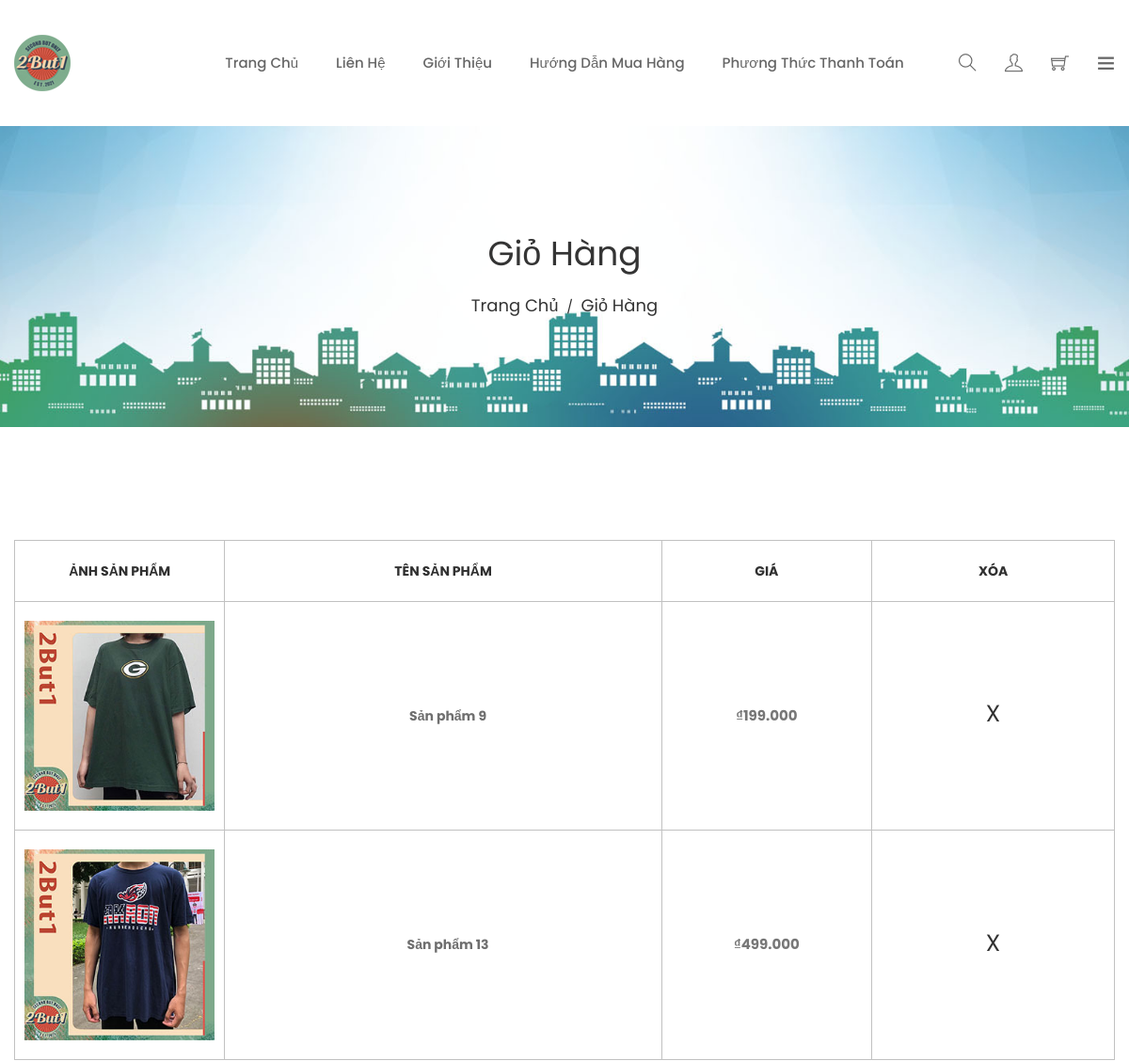
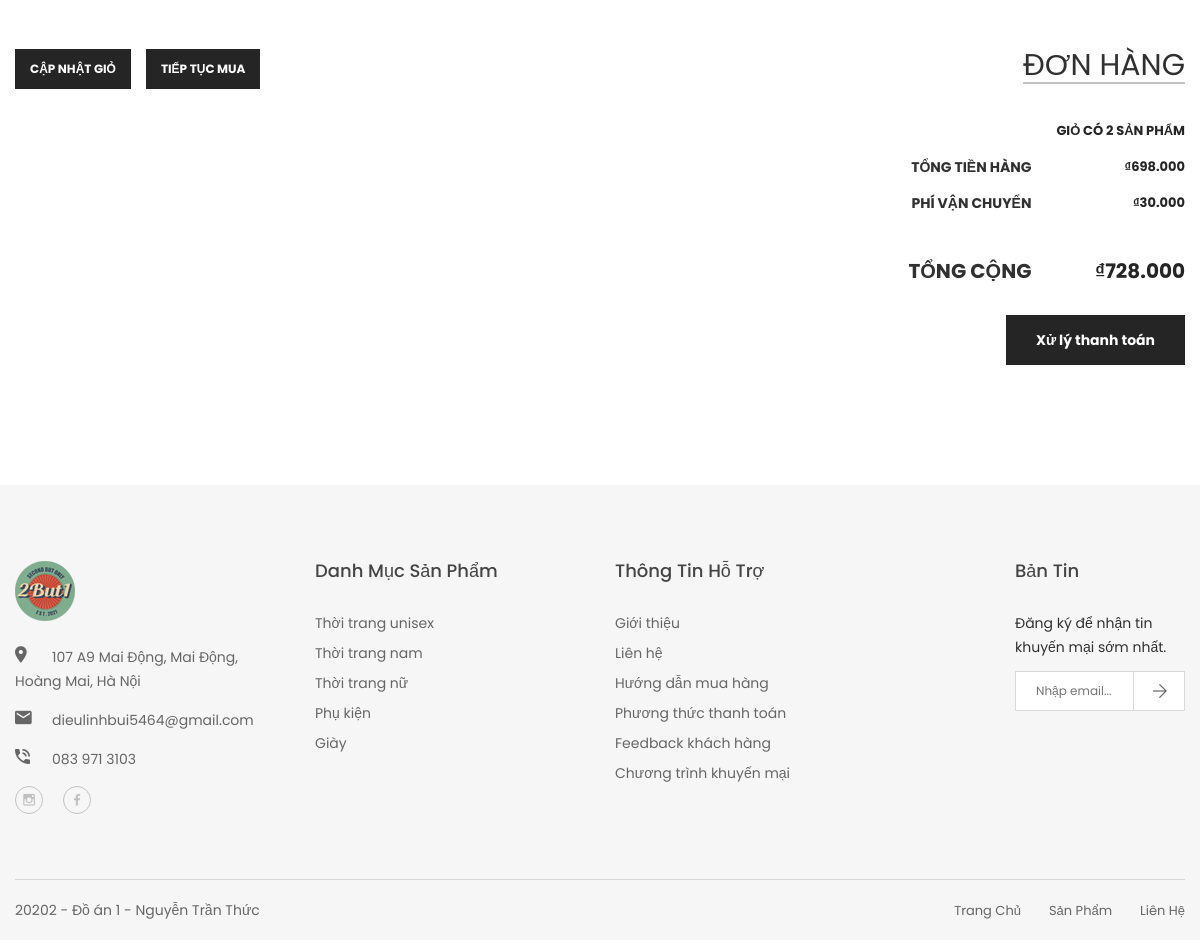
Screenshot of /carts/ with the database file from the repository (2 pictures, top to bottom).
### products/models.py (models this page shows)
class product(models.Model):
	prod_id = models.AutoField(primary_key = True)
	cate_id = models.ForeignKey(category, on_delete = models.CASCADE)
	prod_name = models.CharField(max_length = 100)
	prod_price = models.DecimalField(max_digits=6, decimal_places=3)
	prod_description = models.TextField()
	prod_imgage = models.CharField(max_length = 30)
	prod_imgage_detail = models.CharField(max_length = 50, null = True)
	prod_status = models.BooleanField(default = True)

### carts/views.py (the view)
# urls.py: path('', views.carts, name='carts'),
def carts(request):
	item = product.objects.filter(cartitem__cart_id=1)
	context = {
		'item' : item,
		'count' : item.count()
	}
	return render(request, 'store/carts.html', context)

### carts/templatetags/carts_extra.py (called while the page is built)
@register.filter
def total(item):
	total = 0
	for i in item:
		total += i.prod_price
	return total

@register.filter
def sumtotal(item):
	total = 0
	for i in item:
		total += i.prod_price
	return total + Decimal(30.000)

### templates/store/carts.html (shortened to what this page needs)
{% extends 'home.html' %}
{% load static %}
{% load carts_extra %}
		{% block content %}
        <div class="ht__bradcaump__area" style="background: rgba(0, 0, 0, 0) url({% static 'images/bg/3.jpg' %}) no-repeat scroll center center / cover ;">
            <div class="ht__bradcaump__wrap">
                <div class="container">
                    <div class="row">
                        <div class="col-xs-12">
                            <div class="bradcaump__inner text-center">
                                <h2 class="bradcaump-title">Giỏ hàng</h2>
                                <nav class="bradcaump-inner">
                                  <a class="breadcrumb-item" href="{% url 'home' %}">Trang chủ</a>
                                  <span class="brd-separetor">/</span>
                                  <span class="breadcrumb-item active">Giỏ hàng</span>
                                </nav>
                            </div>
                        </div>
                    </div>
                </div>
            </div>
        </div>
        <div class="cart-main-area ptb--120 bg__white">
            <div class="container">
                <div class="row">
                    <div class="col-md-12 col-sm-12 col-xs-12">
                        <form action="#">
                            <div class="table-content table-responsive">
                                <table>
                                    <thead>
                                        <tr>
                                            <th class="product-thumbnail">Ảnh sản phẩm</th>
                                            <th class="product-name">Tên sản phẩm</th>
                                            <th class="product-price">Giá</th>
                                            <th class="product-remove">Xóa</th>
                                        </tr>
                                    </thead>
                                    <tbody>
                                        {% for i in item %}
                                        <tr>
                                            <td class="product-thumbnail"><a href="{% url 'products:product_detail' i.prod_id %}"><img src="{% static i.prod_imgage %}" alt="product img" /></a></td>
                                            <td class="product-name"><a href="{% url 'products:product_detail' i.prod_id %}">{{ i.prod_name }}</a></td>
                                            <td class="product-price"><span class="amount">₫{{ i.prod_price }}</span></td>
                                            <td class="product-remove"><a href="#">X</a></td>
                                        </tr>
                                        {% endfor %}
                                    </tbody>
                                </table>
                            </div>
                            <div class="row">
                                <div class="col-md-8 col-sm-7 col-xs-12">
                                    <div class="buttons-cart">
                                        <input type="submit" value="Cập nhật giỏ" />
                                        <a href="{% url 'home' %}">Tiếp tục mua</a>
                                    </div>
                                </div>
                                <div class="col-md-4 col-sm-5 col-xs-12">
                                    <div class="cart_totals">
                                        <h2>Đơn hàng</h2>
                                        <table>
                                            <tbody>
                                                <tr class="cart-subtotal">
                                                    <th></th>
                                                    <td><span class="amount">Giỏ có {{ count }} sản phẩm</span></td>
                                                </tr>
                                                <tr class="cart-subtotal">
                                                    <th>Tổng tiền hàng</th>
                                                    <td><span class="amount">₫{{ item|total }}</span></td>
                                                </tr>
                                                <tr class="shipping">
                                                    <th>Phí vận chuyển</th>
                                                    <td>
                                                        <ul id="shipping_method">
                                                            <li>
                                                                <label>
                                                                    <span class="amount">₫30.000</span>
                                                                </label>
                                                            </li>
                                                        </ul>
                                                    </td>
                                                </tr>
                                                <tr class="order-total">
                                                    <th>Tổng cộng</th>
                                                    <td>
                                                        <strong><span class="amount">₫{{ item|sumtotal }}</span></strong>
                                                    </td>
                                                </tr>
                                            </tbody>
                                        </table>
                                        <div class="wc-proceed-to-checkout">
                                            <a href="{% url 'checkout' %}">Xử lý thanh toán</a>
                                        </div>
                                    </div>
                                </div>
                            </div>
                        </form>
                    </div>
                </div>
            </div>
        </div>
        {% endblock %}

### static/css/shortcode/default.css (style rules this page uses)
*, h1, h2, h3, h4, h5, h6, p, ul, a { margin: 0; padding: 0; }
html { font-size: 100%; }
body { font-family: 'Poppins', sans-serif; color: #303030; font-weight: 400; font-size: 14px; line-height: 24px; -webkit-font-smoothing: antialiased; -moz-osx-font-smoothing: grayscale; }
h1, h2, h3, h4, h5, h6, .h1, .h2, .h3, .h4, .h5, .h6 { font-family: 'Poppins', sans-serif; color: #303030; font-weight: 400; font-variant-ligatures: common-ligatures; margin-top: 0; margin-bottom: 0; }
h2, .h2 { font-size: 30px; font-weight: 400; }
ul, ol { list-style: none; }
strong { font-weight: 600; }
a { color: #333; }
body { overflow-x: hidden; }
a, .btn { -webkit-transition: all 0.3s ease-out 0s; -moz-transition: all 0.3s ease-out 0s; -ms-transition: all 0.3s ease-out 0s; -o-transition: all 0.3s ease-out 0s; transition: all 0.3s ease-out 0s; }
input, select, textarea { -webkit-transition: all 0.5s ease-out 0s; -moz-transition: all 0.5s ease-out 0s; -ms-transition: all 0.5s ease-out 0s; -o-transition: all 0.5s ease-out 0s; transition: all 0.5s ease-out 0s; }
img, .img { max-width: 100%; transition: all 0.3s ease-out 0s; }
p + img, img:last-child { margin-bottom: 0; }
body { background: #fff; }
.bg__white { background: #fff; }
.ptb--120 { padding: 120px 0 }

### rows the page displays
product: prod_imgage (picture), prod_name "Sản phẩm 9", prod_price "199.000", prod_price.prod_price "698.000", prod_price.prod_price "728.000"
product: prod_imgage (picture), prod_name "Sản phẩm 13", prod_price "499.000"

### other values shown
{{ count }} "2"
